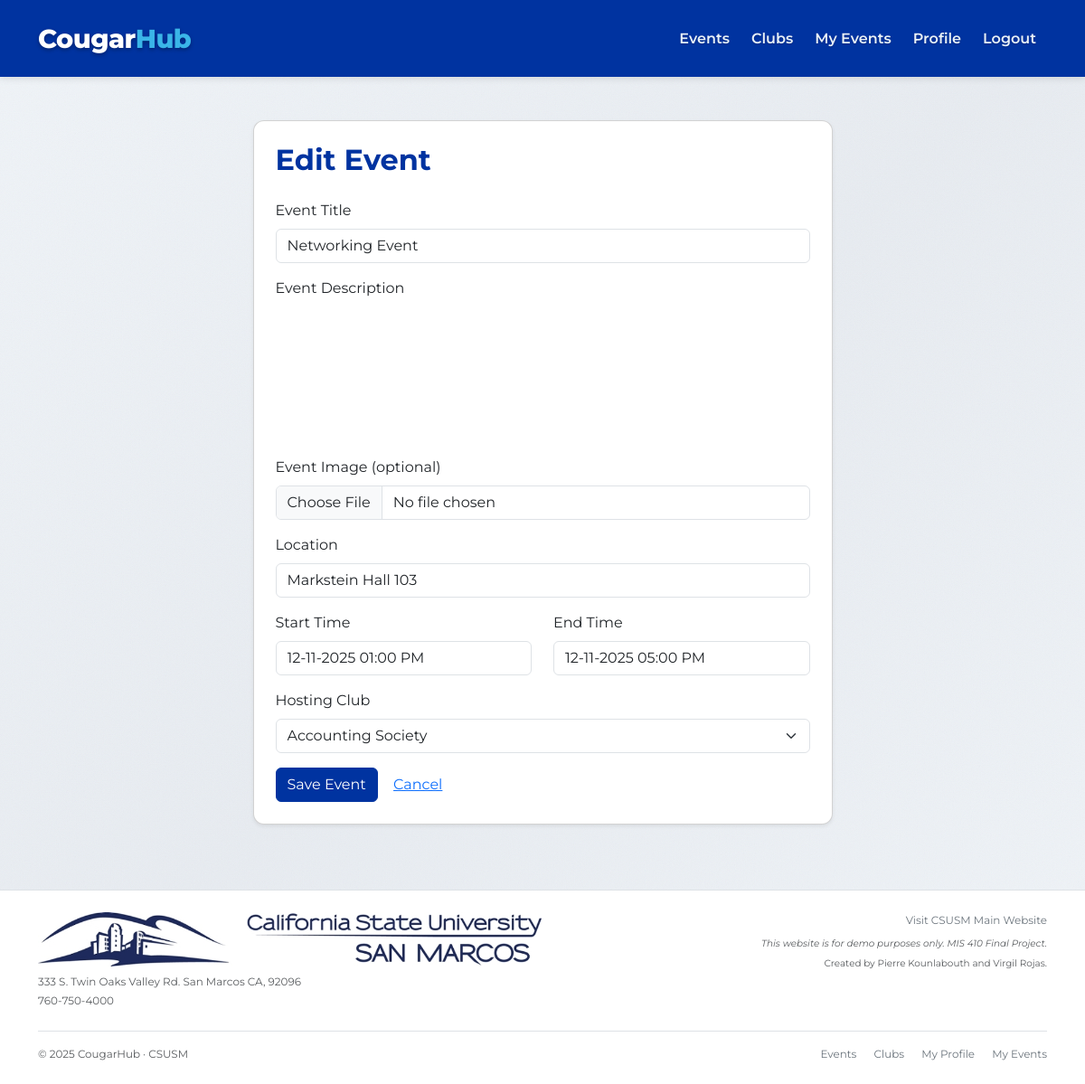
/events/2/edit (signed in), run on the app's committed database.
### models.py (models this page shows)
class Event(db.Model):
    __tablename__ = "event"
    id = db.Column(db.Integer, primary_key=True)
    title = db.Column(db.String(150), nullable=False)
    description = db.Column(db.Text, nullable=True)
    location = db.Column(db.String(150), nullable=False)
    start_time = db.Column(db.DateTime, nullable=False)
    end_time = db.Column(db.DateTime, nullable=True)
    club_id = db.Column(db.Integer, db.ForeignKey("club.id"), nullable=False)
    created_by = db.Column(db.Integer, db.ForeignKey("user.id"), nullable=False)
    image_filename = db.Column(db.String(255), nullable=True)
    club = db.relationship("Club", back_populates="events")
    rsvps = db.relationship(
        "RSVP",
        back_populates="event",
        cascade="all, delete-orphan"
    )

### app.py (the view, shortened to what this page needs)
@app.route("/events/<int:event_id>/edit", methods=["GET", "POST"])
@login_required
def event_edit(event_id):
    event = Event.query.get_or_404(event_id)
    if not officer_required() or event.created_by != current_user.id:
        flash("You are not allowed to edit this event.", "danger")
        return redirect(url_for("event_detail", event_id=event.id))
    form = EventForm(obj=event)
    form.club_id.choices = [(c.id, c.name) for c in current_user.clubs_owned]
    if form.club_id.data is None:
        form.club_id.data = event.club_id
    return render_template("event_form.html", form=form, form_title="Edit Event")

### forms.py
class EventForm(FlaskForm):
    title = StringField("Event Title", validators=[DataRequired(), Length(max=150)])
    description = TextAreaField("Event Description", validators=[Optional()])
    location = StringField("Location", validators=[DataRequired(), Length(max=150)])
    start_time = DateTimeField("Start Time", format="%m-%d-%Y %I:%M %p", validators=[DataRequired()])
    end_time = DateTimeField("End Time", format="%m-%d-%Y %I:%M %p", validators=[Optional()])
    club_id = SelectField("Hosting Club", coerce=int, validators=[DataRequired()])
    image = FileField("Event Image (optional)", validators=[Optional(), FileAllowed(["jpg", "jpeg", "png", "gif"], "Images only!")])
    submit = SubmitField("Save Event")

### app.py (called while the page is built)
@login_manager.user_loader
def load_user(user_id: str):
    return db.session.get(User, int(user_id))

def officer_required() -> bool:
    return current_user.is_authenticated and current_user.role == "officer"

### templates/event_form.html (shortened to what this page needs)
{% extends "base.html" %}
{% block content %}
<link rel="stylesheet" href="https://cdn.jsdelivr.net/npm/flatpickr/dist/flatpickr.min.css">
<div class="row justify-content-center">
  <div class="col-md-8 col-lg-7">
    <div class="card shadow-sm p-4">
      <h2 class="mb-4 text-primary fw-bold">
        {{ form_title or "Create Event" }}
      </h2>
      <form method="POST" enctype="multipart/form-data" id="event-form">
        <div class="mb-3">
          {{ form.title.label(class="form-label") }}
          {{ form.title(class="form-control") }}
        </div>
        <div class="mb-3">
          {{ form.description.label(class="form-label") }}
          <div id="quill-editor"
               style="min-height: 150px; background-color: #ffffff; border-radius: 0.375rem;">
          </div>
        </div>
        <div class="mb-3">
          {{ form.image.label(class="form-label") }}
          {{ form.image(class="form-control") }}
        </div>
        <div class="mb-3">
          {{ form.location.label(class="form-label") }}
          {{ form.location(class="form-control") }}
        </div>
        <div class="row">
          <div class="col-md-6 mb-3">
            {{ form.start_time.label(class="form-label") }}
            {{ form.start_time(class="form-control", placeholder="05-01-2025 03:00 PM") }}
          </div>
          <div class="col-md-6 mb-3">
            {{ form.end_time.label(class="form-label") }}
            {{ form.end_time(class="form-control", placeholder="05-01-2025 06:00 PM") }}
          </div>
        </div>
        <div class="mb-3">
          {{ form.club_id.label(class="form-label") }}
          {{ form.club_id(class="form-select") }}
        </div>
        <button type="submit" class="btn btn-primary">
          Save Event
        </button>
        <a href="{{ url_for('events') }}" class="btn btn-link">
          Cancel
        </a>
      </form>
    </div>
  </div>
</div>
{% endblock %}

### static/css/styles.css (style rules this page uses)
body { background: linear-gradient(135deg, #f0f4f8 0%, #e8ecf1 50%, #f0f4f8 100%); background-attachment: fixed; font-family: 'Montserrat', sans-serif; position: relative; display: flex; flex-direction: column; min-height: 100vh; }
body::before { content: ''; position: fixed; top: 0; left: 0; width: 100%; height: 100%; pointer-events: none; z-index: -1; }
.navbar.bg-primary, .btn-primary, .btn-primary:active, .btn-primary:focus { background-color: #0033a0 !important; border-color: #0033a0 !important; }
input::placeholder, textarea::placeholder { color: #adb5bd !important; font-weight: 400; opacity: 1 !important; }
.text-primary { color: #0033a0 !important; }
.card { border-radius: 0.75rem; }
.card { transition: transform 0.3s ease, box-shadow 0.3s ease; }

### data on the page
Event: title "Networking Event", location "Markstein Hall 103", start_time "12-11-2025 01:00 PM", end_time "12-11-2025 05:00 PM", club_id "Accounting Society"
